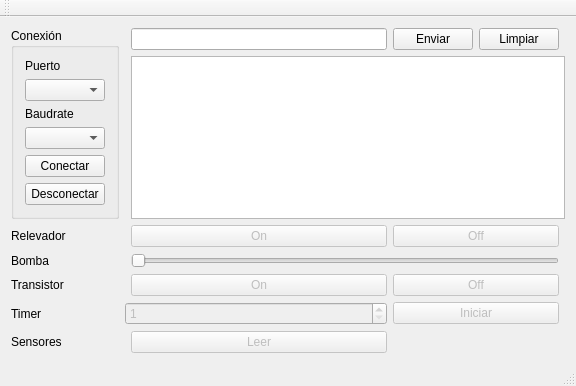
<?xml version="1.0" encoding="UTF-8"?>
<ui version="4.0">
 <class>MainWindow</class>
 <widget class="QMainWindow" name="MainWindow">
  <property name="geometry">
   <rect>
    <x>0</x>
    <y>0</y>
    <width>576</width>
    <height>378</height>
   </rect>
  </property>
  <property name="windowTitle">
   <string>Terminal</string>
  </property>
  <widget class="QWidget" name="centralWidget">
   <layout class="QGridLayout" name="gridLayout_2">
    <item row="0" column="0">
     <layout class="QGridLayout" name="gridLayout">
      <item row="2" column="0">
       <widget class="QLabel" name="label_3">
        <property name="text">
         <string>Relevador</string>
        </property>
       </widget>
      </item>
      <item row="3" column="0">
       <widget class="QLabel" name="label_4">
        <property name="text">
         <string>Bomba</string>
        </property>
       </widget>
      </item>
      <item row="0" column="0" rowspan="2">
       <widget class="QGroupBox" name="groupBox">
        <property name="title">
         <string>Conexión</string>
        </property>
        <layout class="QVBoxLayout" name="verticalLayout_2">
         <item>
          <layout class="QVBoxLayout" name="verticalLayout">
           <item>
            <spacer name="verticalSpacer_2">
             <property name="orientation">
              <enum>Qt::Vertical</enum>
             </property>
             <property name="sizeHint" stdset="0">
              <size>
               <width>20</width>
               <height>40</height>
              </size>
             </property>
            </spacer>
           </item>
           <item>
            <widget class="QLabel" name="label">
             <property name="text">
              <string>Puerto</string>
             </property>
            </widget>
           </item>
           <item>
            <widget class="QComboBox" name="comboBox"/>
           </item>
           <item>
            <widget class="QLabel" name="label_2">
             <property name="text">
              <string>Baudrate</string>
             </property>
            </widget>
           </item>
           <item>
            <widget class="QComboBox" name="comboBox_2"/>
           </item>
           <item>
            <widget class="QPushButton" name="pushButtonConectar">
             <property name="text">
              <string>Conectar</string>
             </property>
            </widget>
           </item>
           <item>
            <widget class="QPushButton" name="pushButtonDesconectar">
             <property name="text">
              <string>Desconectar</string>
             </property>
            </widget>
           </item>
           <item>
            <spacer name="verticalSpacer">
             <property name="orientation">
              <enum>Qt::Vertical</enum>
             </property>
             <property name="sizeHint" stdset="0">
              <size>
               <width>20</width>
               <height>40</height>
              </size>
             </property>
            </spacer>
           </item>
          </layout>
         </item>
        </layout>
       </widget>
      </item>
      <item row="3" column="2" colspan="3">
       <widget class="QSlider" name="horizontalSlider_green">
        <property name="enabled">
         <bool>false</bool>
        </property>
        <property name="maximum">
         <number>100</number>
        </property>
        <property name="orientation">
         <enum>Qt::Horizontal</enum>
        </property>
       </widget>
      </item>
      <item row="2" column="2">
       <widget class="QPushButton" name="pushButton_2">
        <property name="enabled">
         <bool>false</bool>
        </property>
        <property name="text">
         <string>On</string>
        </property>
       </widget>
      </item>
      <item row="2" column="3" colspan="2">
       <widget class="QPushButton" name="pushButton_3">
        <property name="enabled">
         <bool>false</bool>
        </property>
        <property name="text">
         <string>Off</string>
        </property>
        <property name="flat">
         <bool>false</bool>
        </property>
       </widget>
      </item>
      <item row="0" column="4">
       <widget class="QPushButton" name="pushButton">
        <property name="text">
         <string>Limpiar</string>
        </property>
       </widget>
      </item>
      <item row="4" column="0">
       <widget class="QLabel" name="label_5">
        <property name="text">
         <string>Transistor</string>
        </property>
       </widget>
      </item>
      <item row="4" column="2">
       <widget class="QPushButton" name="pushButton_4">
        <property name="enabled">
         <bool>false</bool>
        </property>
        <property name="text">
         <string>On</string>
        </property>
       </widget>
      </item>
      <item row="4" column="3" colspan="2">
       <widget class="QPushButton" name="pushButton_5">
        <property name="enabled">
         <bool>false</bool>
        </property>
        <property name="text">
         <string>Off</string>
        </property>
       </widget>
      </item>
      <item row="5" column="0">
       <widget class="QLabel" name="label_6">
        <property name="text">
         <string>Timer</string>
        </property>
       </widget>
      </item>
      <item row="0" column="2">
       <widget class="QLineEdit" name="lineEditEnviar"/>
      </item>
      <item row="0" column="3">
       <widget class="QPushButton" name="botonEnviar">
        <property name="text">
         <string>Enviar</string>
        </property>
       </widget>
      </item>
      <item row="1" column="2" colspan="4">
       <widget class="QPlainTextEdit" name="plainTextEditRespuesta">
        <property name="centerOnScroll">
         <bool>false</bool>
        </property>
       </widget>
      </item>
      <item row="5" column="1" colspan="2">
       <widget class="QSpinBox" name="spinBox">
        <property name="enabled">
         <bool>false</bool>
        </property>
        <property name="minimum">
         <number>1</number>
        </property>
        <property name="maximum">
         <number>60</number>
        </property>
       </widget>
      </item>
      <item row="5" column="3" colspan="2">
       <widget class="QPushButton" name="pushButton_6">
        <property name="enabled">
         <bool>false</bool>
        </property>
        <property name="text">
         <string>Iniciar</string>
        </property>
       </widget>
      </item>
      <item row="6" column="0">
       <widget class="QLabel" name="label_7">
        <property name="text">
         <string>Sensores</string>
        </property>
       </widget>
      </item>
      <item row="6" column="2">
       <widget class="QPushButton" name="pushButton_7">
        <property name="enabled">
         <bool>false</bool>
        </property>
        <property name="text">
         <string>Leer</string>
        </property>
       </widget>
      </item>
     </layout>
    </item>
   </layout>
  </widget>
  <widget class="QToolBar" name="mainToolBar">
   <attribute name="toolBarArea">
    <enum>TopToolBarArea</enum>
   </attribute>
   <attribute name="toolBarBreak">
    <bool>false</bool>
   </attribute>
  </widget>
  <widget class="QStatusBar" name="statusBar"/>
  <widget class="QMenuBar" name="menuBar">
   <property name="geometry">
    <rect>
     <x>0</x>
     <y>0</y>
     <width>576</width>
     <height>22</height>
    </rect>
   </property>
  </widget>
  <action name="actionPuertos_2">
   <property name="text">
    <string>Puertos</string>
   </property>
  </action>
  <action name="actionPuertos_3">
   <property name="text">
    <string>Puertos</string>
   </property>
  </action>
  <action name="actionNueva">
   <property name="text">
    <string>Nueva</string>
   </property>
  </action>
 </widget>
 <layoutdefault spacing="6" margin="11"/>
 <resources/>
 <connections/>
</ui>
